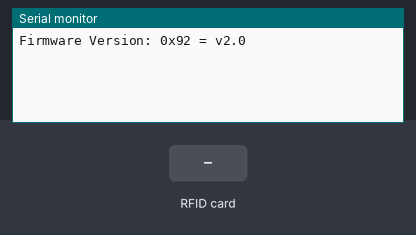
This sketch was run on a simulated ESP8266 (NodeMCU). Shown: the last lines printed to the serial monitor. The inputs (shaded band) are chosen by the test bench.

Above: at 1.2 s.
1.3 s: RFID card 5E 7A 19 C4 held to the reader
At 1.52 s:
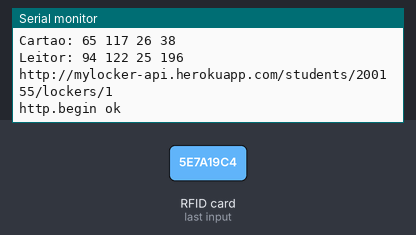
At 2.1 s:
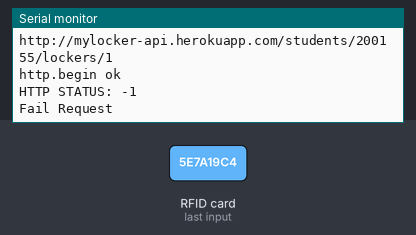

The sketch:

LeitorCartao.ino
```cpp
#include <SPI.h>
#include <MFRC522.h>
#include <ESP8266WiFi.h>
#include <WiFiClientSecure.h>
#include <ESP8266WebServer.h>
#include <ESP8266HTTPClient.h>

#define SS_PIN D8
#define RST_PIN D0

MFRC522 rfid(SS_PIN, RST_PIN); // Instance of the class

MFRC522::MIFARE_Key key;

const char * ssid = "Honor";
const char * password = "senha123";
const char * host = "mylocker-api.herokuapp.com";
String path = "/students"; // Path of Server
const int httpsPort = 3333; // HTTPS PORT (default: 443)
int refreshtime = 15; // Make new HTTPS request after x seconds


HTTPClient http;    //Declare object of class HTTPClient
WiFiClient client;   // Declare out of loop like a global variable


// Init array that will store new NUID
byte nuidPICC[4];

void setup() {
  Serial.begin(115200);
  SPI.begin(); // Init SPI bus
  rfid.PCD_Init(); // Init MFRC522
  rfid.PCD_DumpVersionToSerial();

  for (byte i = 0; i < 6; i++) {
    key.keyByte[i] = 0xFF;
  }
}

String ra = "200155";
String cartao = "65 117 26 38";
String leitor = "";
String armario = "1";

void loop() {

  if ( ! rfid.PICC_IsNewCardPresent())
    return;

  if ( ! rfid.PICC_ReadCardSerial())
    return;

  MFRC522::PICC_Type piccType = rfid.PICC_GetType(rfid.uid.sak);

  for (byte i = 0; i < 4; i++) {
    nuidPICC[i] = rfid.uid.uidByte[i];
  }

  leitor = "";

  Serial.println();

  Serial.print(F("In dec: "));

  printDec(rfid.uid.uidByte, rfid.uid.size);
  Serial.println();

  Serial.println("Cartao: " + cartao);

  Serial.println("Leitor: " + leitor);

  GetRequest("http://mylocker-api.herokuapp.com/students/" + ra + "/lockers/" + armario);

  delay(500);
  /*
    //verificacao se é dono ou n
    if(cartao == leitor){
      Serial.println("Armario aberto");
    }
    else{
      Serial.println("Armario nao liberado");
    }*/

    rfid.PICC_HaltA();

    rfid.PCD_StopCrypto1();
}

void printDec(byte *buffer, byte bufferSize) {
  for (byte i = 0; i < bufferSize; i++) {
    Serial.print(buffer[i] < 0x10 ? " 0" : " ");
    Serial.print(buffer[i], DEC);


     if(i == 0){
      if(buffer[i] < 10){
          leitor = "0" + String(buffer[i], DEC);
        }
        else{
          leitor =String(buffer[i], DEC);
        }
     }
     else{
      if(buffer[i] < 10){
          leitor = leitor + " 0" + buffer[i];
        }
        else{
          leitor = leitor + " " + buffer[i];
        }
     }

  }
}

void GetRequest(String url){
  yield();

  Serial.println(url);

  if (http.begin(client, url)){
    Serial.println("http.begin ok");
  }

  delay(100);
  int httpCode = http.GET();
  Serial.print("HTTP STATUS: ");
  const String& payload = http.getString();
  Serial.println(httpCode);
  Serial.println(payload);

  if(httpCode > 0){
    switch (httpCode){
      yield();

      case 200:
          Serial.println("Valor correto(200)");
        break;

      case 400:
          Serial.println("Valor incorreto(400)");
        break;

      default:
          Serial.println("Nem um nem outro");
        break;
    }
  }
  else{
    Serial.println("Fail Request");
  }

}
```

Measured:
- after the input at 1.3 s, the serial monitor: prints a new line at once (image 1)
